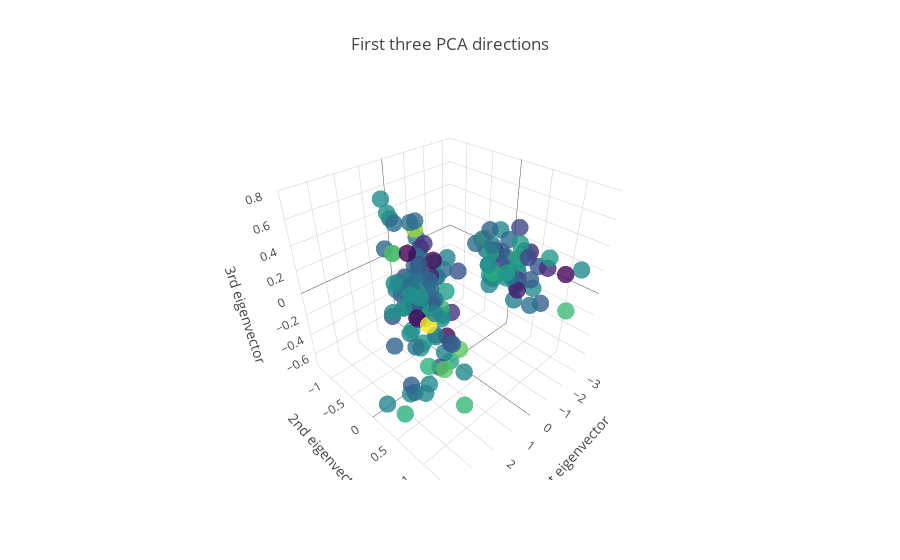

Notebook source saved alongside this figure:
### Code cell
py.iplot(fig)

### Figure 1 — Plotly figure (JSON) as saved in the notebook; plotly's stock layout.template omitted (floating-point values rounded to 4 significant figures; data arrays with more than 128 entries replaced by an {"elided": "..."} marker saying what was removed)
{"data": [{"marker": {"color": {"elided": "150 float values"}, "colorscale": "Viridis", "opacity": 0.8, "size": 6}, "mode": "markers", "type": "scatter3d", "uid": "d732e287-40a7-4944-b06c-1a2d39e55638", "x": {"elided": "150 float values"}, "y": {"elided": "150 float values"}, "z": {"elided": "150 float values"}}], "layout": {"scene": {"xaxis": {"title": {"text": "1st eigenvector"}}, "yaxis": {"title": {"text": "2nd eigenvector"}}, "zaxis": {"title": {"text": "3rd eigenvector"}}}, "title": {"text": "First three PCA directions"}}}
